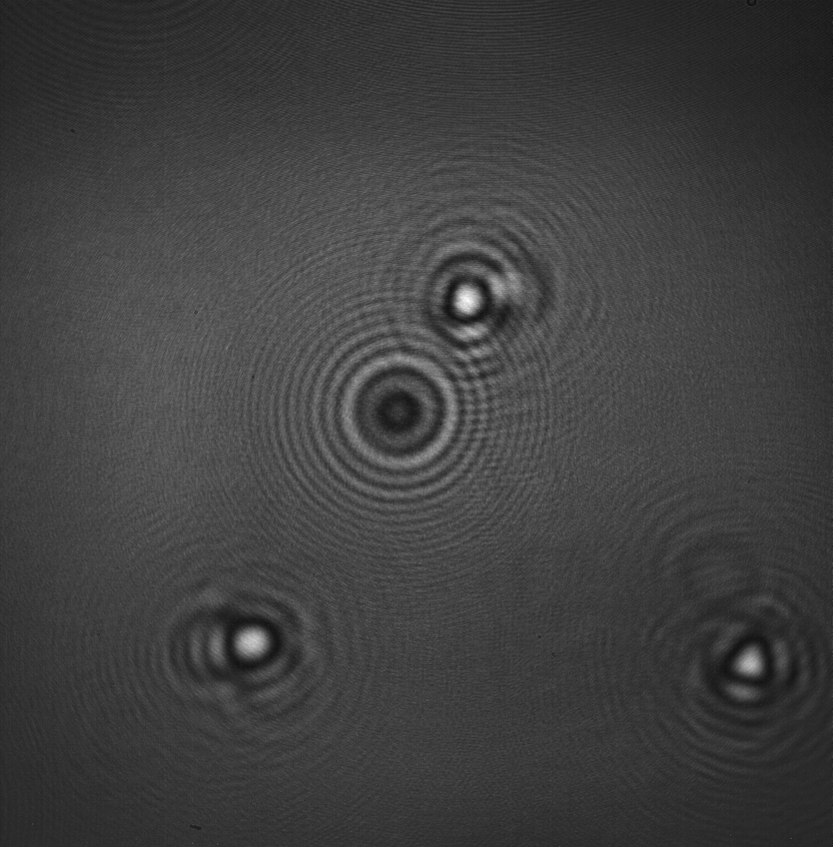
#> input picture goodImages/slides/jerichoObject.bmp, 833 x 847 px, shrunk from 2008 x 2044 before the run
$ python g.py   (Python 2 division)
#> lines starting #> are read from the running program, lines starting #| are printed output that depends on the picture
'''
Slides of the reconstruction
'''
import numpy as np
import matplotlib.pyplot as plt
import time


# [68 lines left out: functions normalizeImage, diffraction, propagation, hologram, not called in this run]


def reconstruction(holoInt,wavelength=632e-9,z=1,px=0.01,py=0.01,show=1):

    n,m=holoInt.shape

    dx=px*np.ones(n)
    dy=py*np.ones(m)
    dx,dy=np.meshgrid(dx,dy)

    x,y=np.mgrid[0:n,0:m]

    x2=x*x
    y2=y*y
    dx2=dx*dx
    dy2=dy*dy

    g=np.exp(-1j*np.pi/(wavelength*z)*(x2*dx2.T+y2*dy2.T))

    rec=holoInt*g
    recShift=np.fft.ifftshift(rec)
    recShift=rec
    rec=np.fft.ifft2(recShift)
    recInt=rec.real*rec.real+rec.imag*rec.imag

    if show:
        plt.imshow(np.log(recInt+1),cmap=plt.cm.Greys_r)
        plt.show()

    return recInt,rec

# [37 lines of commented-out code are left out]
if __name__=='__main__':

    obj=plt.imread('jerichoObject.bmp')
#> obj is the input picture: shape (847, 833); min 15, max 252, mean 63.4
    ref=plt.imread('jerichoRef.bmp')
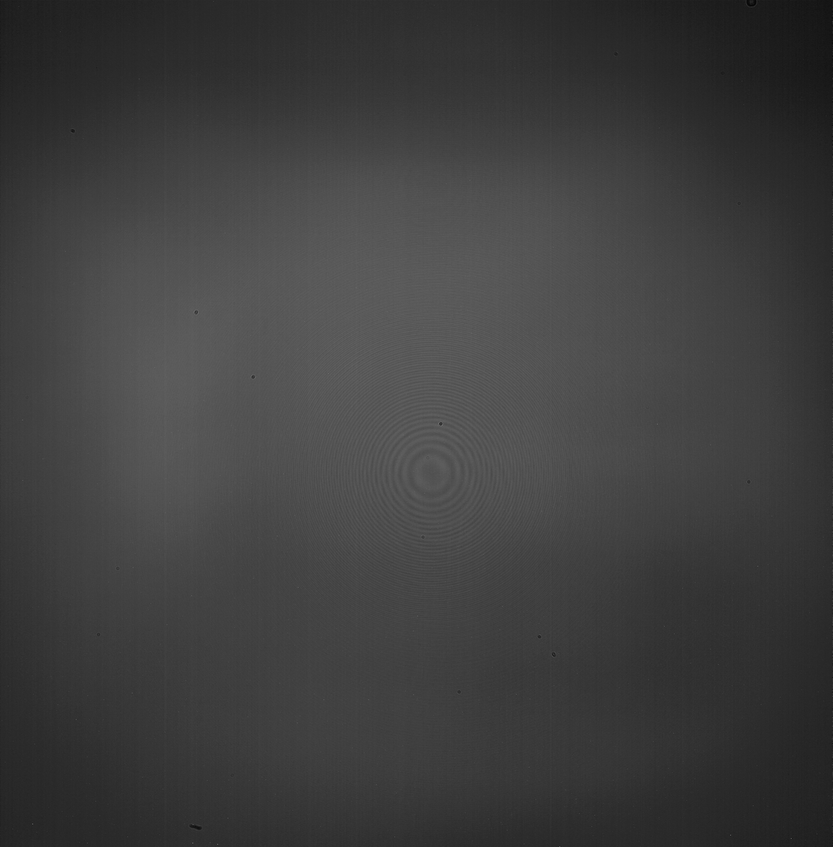
#> input picture goodImages/slides/jerichoRef.bmp, 833 x 847 px, shrunk from 2008 x 2044 before the run
#> ref is the input picture: shape (847, 833); min 5, max 109, mean 62.4
    img=obj-ref
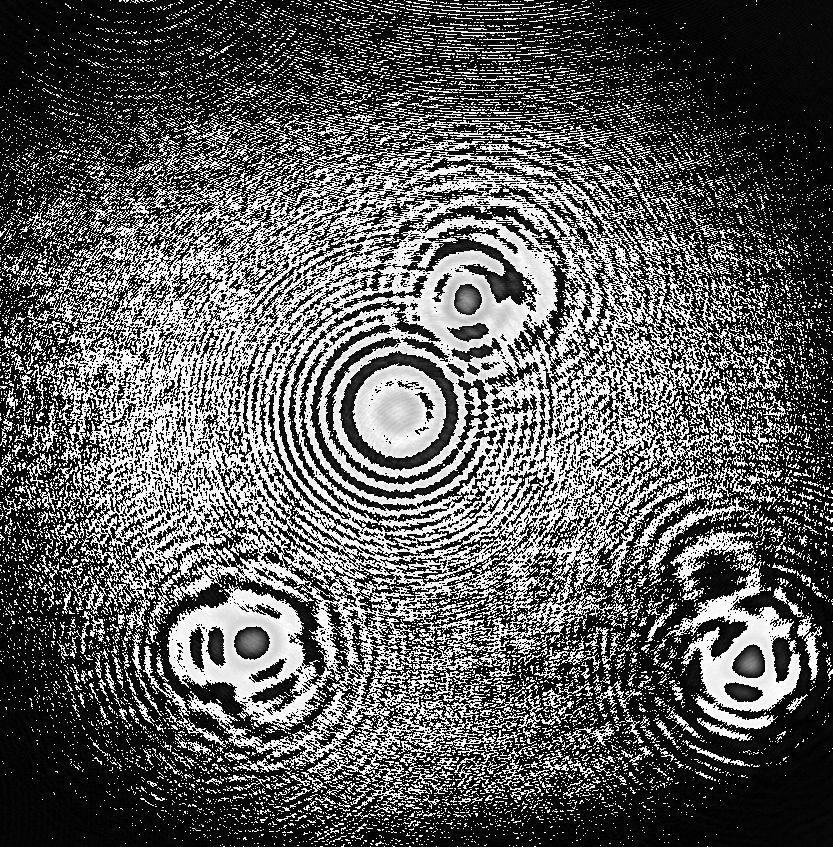
#> img: shape (847, 833); min 0, max 255, mean 93.7

    try:
        img=np.mean(img,2)
    except ValueError:
        pass

    zstep=1000
    start=3.4e-2
    stop=3.8e-2
    distance,step=np.linspace(start,stop,zstep,retstep=True)

    distX=6e-6
    distY=6e-6

#    diff=diffraction(img)
#    prop=propagation(diff)
#    holo,holoInt=hologram(prop)

    holoInt=img

    recInt,rec=reconstruction(holoInt,wavelength=405e-9,z=250e-6,px=distX,py=distY,show=1)
#> in reconstruction, `recInt=rec.real*rec.real+rec.imag*rec.imag`:
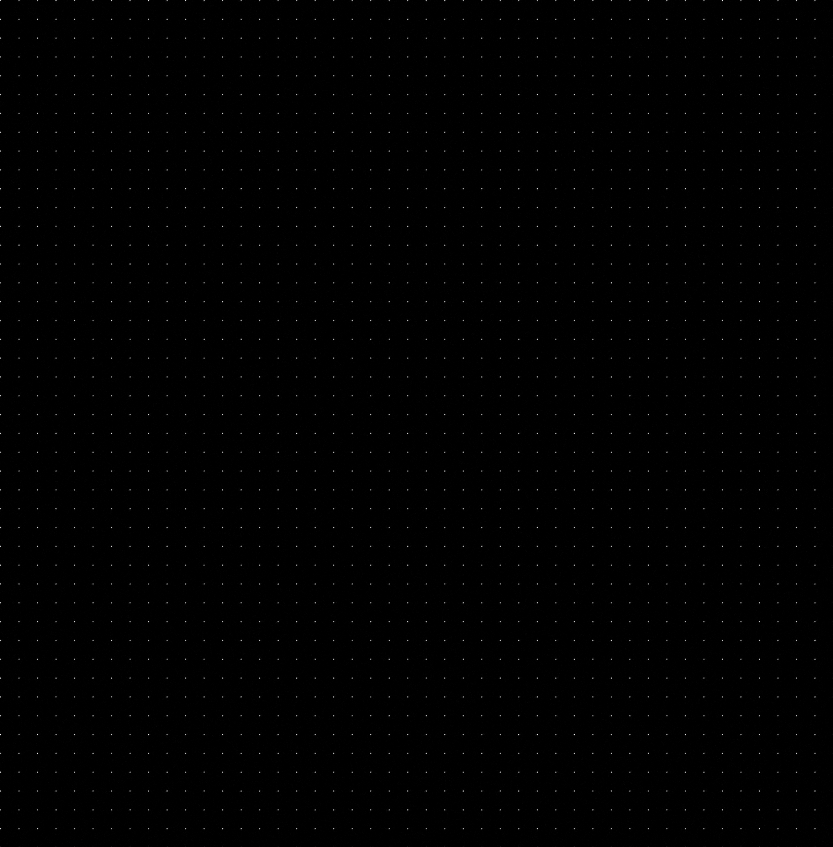
#> recInt: shape (847, 833) float64; min 1.41e-08, max 5.52, mean 0.032; drawn with min black and max white
#> in reconstruction, `plt.show()`:
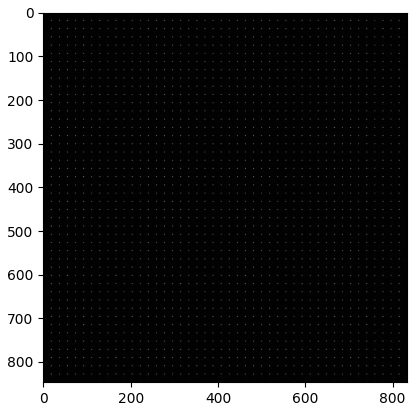
#> figure drawn by matplotlib, 1 panel

    count=0
    for i in distance:
        print i
        recInt,rec=reconstruction(holoInt,z=i,px=distX,py=distY,show=0)
        if count==0:
            temp=recInt
            count+=1
        if count==1:
            newImg=np.dstack((temp,recInt))
            count+=1
        else:
#> (the run stopped early here; a loop or call above may not have finished)
